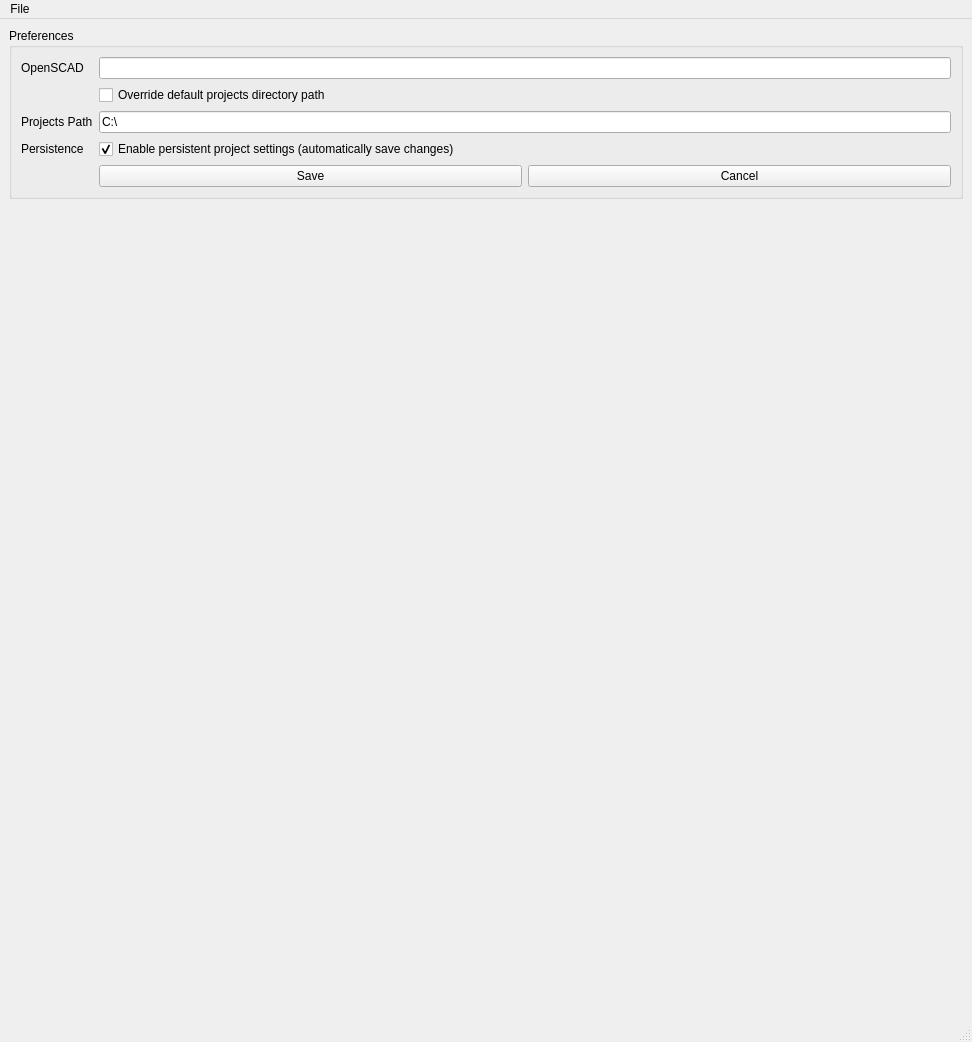
<?xml version="1.0" encoding="UTF-8"?>
<ui version="4.0">
 <class>MainWindow</class>
 <widget class="QMainWindow" name="MainWindow">
  <property name="geometry">
   <rect>
    <x>0</x>
    <y>0</y>
    <width>972</width>
    <height>1042</height>
   </rect>
  </property>
  <property name="windowTitle">
   <string>HMD Designer GUI</string>
  </property>
  <widget class="QWidget" name="centralwidget">
   <layout class="QGridLayout" name="gridLayout">
    <property name="leftMargin">
     <number>0</number>
    </property>
    <property name="topMargin">
     <number>0</number>
    </property>
    <property name="rightMargin">
     <number>0</number>
    </property>
    <item row="0" column="2">
     <widget class="QStackedWidget" name="stackedPages">
      <property name="currentIndex">
       <number>2</number>
      </property>
      <widget class="QWidget" name="pageNewProject">
       <layout class="QFormLayout" name="formLayout_3">
        <property name="margin">
         <number>13</number>
        </property>
        <item row="1" column="0" colspan="2">
         <widget class="QGroupBox" name="groupOpenProject">
          <property name="title">
           <string>Open Project</string>
          </property>
          <layout class="QGridLayout" name="gridLayout_4">
           <item row="0" column="0">
            <widget class="QListWidget" name="listboxProjects"/>
           </item>
           <item row="0" column="1">
            <layout class="QVBoxLayout" name="verticalLayout_2">
             <item>
              <widget class="QPushButton" name="buttonOpenProject">
               <property name="text">
                <string>Open</string>
               </property>
              </widget>
             </item>
             <item>
              <spacer name="verticalSpacer_2">
               <property name="orientation">
                <enum>Qt::Vertical</enum>
               </property>
               <property name="sizeHint" stdset="0">
                <size>
                 <width>20</width>
                 <height>40</height>
                </size>
               </property>
              </spacer>
             </item>
            </layout>
           </item>
           <item row="1" column="0">
            <layout class="QHBoxLayout" name="horizontalLayout_5">
             <item>
              <widget class="QPushButton" name="buttonDeleteProject">
               <property name="text">
                <string>Delete</string>
               </property>
              </widget>
             </item>
             <item>
              <spacer name="horizontalSpacer">
               <property name="orientation">
                <enum>Qt::Horizontal</enum>
               </property>
               <property name="sizeHint" stdset="0">
                <size>
                 <width>40</width>
                 <height>20</height>
                </size>
               </property>
              </spacer>
             </item>
            </layout>
           </item>
          </layout>
         </widget>
        </item>
        <item row="0" column="0" colspan="2">
         <widget class="QGroupBox" name="groupNewProject">
          <property name="title">
           <string>New Project</string>
          </property>
          <layout class="QGridLayout" name="gridLayout_2">
           <item row="0" column="2">
            <widget class="QPushButton" name="buttonNewProjectCreate">
             <property name="text">
              <string>Create</string>
             </property>
            </widget>
           </item>
           <item row="0" column="0">
            <widget class="QLabel" name="label">
             <property name="text">
              <string>Project Name</string>
             </property>
            </widget>
           </item>
           <item row="0" column="1">
            <widget class="QLineEdit" name="textNewProjectName"/>
           </item>
          </layout>
         </widget>
        </item>
       </layout>
      </widget>
      <widget class="QWidget" name="pageProjectEditor">
       <layout class="QHBoxLayout" name="horizontalLayout">
        <item>
         <widget class="QGroupBox" name="groupProject">
          <property name="title">
           <string>Project - Default Project</string>
          </property>
          <layout class="QHBoxLayout" name="horizontalLayout_4">
           <item>
            <layout class="QGridLayout" name="gridLayout_7">
             <item row="0" column="0">
              <widget class="QGroupBox" name="groupCadFiles">
               <property name="sizePolicy">
                <sizepolicy hsizetype="Preferred" vsizetype="Expanding">
                 <horstretch>0</horstretch>
                 <verstretch>0</verstretch>
                </sizepolicy>
               </property>
               <property name="title">
                <string>Files</string>
               </property>
               <layout class="QHBoxLayout" name="horizontalLayout_3">
                <item>
                 <layout class="QGridLayout" name="gridLayout_9">
                  <item row="0" column="0" rowspan="7">
                   <layout class="QGridLayout" name="gridLayout_8">
                    <item row="3" column="1">
                     <widget class="QComboBox" name="comboModelFiles"/>
                    </item>
                    <item row="8" column="1">
                     <widget class="QLabel" name="lblInputFiles">
                      <property name="text">
                       <string>Input Files (.json, .stl, .scad)</string>
                      </property>
                     </widget>
                    </item>
                    <item row="6" column="1">
                     <widget class="QLabel" name="lblObstaclesList">
                      <property name="text">
                       <string>Obstacles (.stl or .scad)</string>
                      </property>
                     </widget>
                    </item>
                    <item row="9" column="1">
                     <widget class="QPushButton" name="buttonBrowseForInputFile">
                      <property name="text">
                       <string>Add Input File...</string>
                      </property>
                     </widget>
                    </item>
                    <item row="4" column="1">
                     <widget class="QLabel" name="lblSensorsInputFile">
                      <property name="text">
                       <string>Sensor Object (.stl or .scad)</string>
                      </property>
                     </widget>
                    </item>
                    <item row="2" column="1">
                     <widget class="QLabel" name="lblModelInputJson">
                      <property name="text">
                       <string>Model (.json)</string>
                      </property>
                     </widget>
                    </item>
                    <item row="5" column="1">
                     <widget class="QComboBox" name="comboSensorsFile"/>
                    </item>
                    <item row="7" column="1">
                     <widget class="QListWidget" name="listboxObstacles"/>
                    </item>
                   </layout>
                  </item>
                 </layout>
                </item>
               </layout>
              </widget>
             </item>
             <item row="2" column="0">
              <widget class="QGroupBox" name="groupSimulate">
               <property name="title">
                <string>Simulate</string>
               </property>
               <layout class="QGridLayout" name="gridLayout_6">
                <item row="2" column="1" colspan="2">
                 <widget class="QSpinBox" name="spinPermutations">
                  <property name="minimum">
                   <number>1</number>
                  </property>
                  <property name="maximum">
                   <number>12</number>
                  </property>
                  <property name="value">
                   <number>1</number>
                  </property>
                 </widget>
                </item>
                <item row="2" column="0">
                 <widget class="QLabel" name="label_4">
                  <property name="text">
                   <string>Number of Permutations</string>
                  </property>
                 </widget>
                </item>
                <item row="0" column="1" colspan="2">
                 <widget class="QSpinBox" name="spinNumSensors">
                  <property name="alignment">
                   <set>Qt::AlignLeading|Qt::AlignLeft|Qt::AlignVCenter</set>
                  </property>
                  <property name="minimum">
                   <number>5</number>
                  </property>
                  <property name="maximum">
                   <number>32</number>
                  </property>
                  <property name="value">
                   <number>32</number>
                  </property>
                 </widget>
                </item>
                <item row="4" column="0" colspan="3">
                 <widget class="QPushButton" name="buttonSimulate">
                  <property name="text">
                   <string>Simulate</string>
                  </property>
                 </widget>
                </item>
                <item row="0" column="0">
                 <widget class="QLabel" name="lblNumSensors">
                  <property name="text">
                   <string>Number of Sensors</string>
                  </property>
                 </widget>
                </item>
               </layout>
              </widget>
             </item>
             <item row="1" column="0">
              <widget class="QGroupBox" name="groupVisualize">
               <property name="title">
                <string>Visualize</string>
               </property>
               <layout class="QVBoxLayout" name="verticalLayout_5">
                <item>
                 <widget class="QPushButton" name="buttonVisualizeModel">
                  <property name="text">
                   <string>Visualize Model</string>
                  </property>
                 </widget>
                </item>
               </layout>
              </widget>
             </item>
            </layout>
           </item>
           <item>
            <widget class="QGroupBox" name="groupResults">
             <property name="title">
              <string>Results</string>
             </property>
             <layout class="QVBoxLayout" name="verticalLayout">
              <item>
               <layout class="QGridLayout" name="gridLayout_3">
                <item row="0" column="1">
                 <widget class="QCheckBox" name="checkView3d">
                  <property name="text">
                   <string>3D Simulation</string>
                  </property>
                 </widget>
                </item>
                <item row="0" column="0">
                 <widget class="QCheckBox" name="checkView2d">
                  <property name="text">
                   <string>2D Plots</string>
                  </property>
                 </widget>
                </item>
                <item row="0" column="2">
                 <widget class="QCheckBox" name="checkViewOutputScad">
                  <property name="text">
                   <string>Output SCAD</string>
                  </property>
                 </widget>
                </item>
               </layout>
              </item>
              <item>
               <widget class="Line" name="line">
                <property name="orientation">
                 <enum>Qt::Horizontal</enum>
                </property>
               </widget>
              </item>
              <item>
               <widget class="QTabWidget" name="tabSims">
                <property name="currentIndex">
                 <number>0</number>
                </property>
                <widget class="QWidget" name="tabSimulations">
                 <attribute name="title">
                  <string>Simulations</string>
                 </attribute>
                 <layout class="QVBoxLayout" name="verticalLayout_3">
                  <item>
                   <layout class="QVBoxLayout" name="vertProgressLayout"/>
                  </item>
                  <item>
                   <spacer name="verticalSpacer">
                    <property name="orientation">
                     <enum>Qt::Vertical</enum>
                    </property>
                    <property name="sizeHint" stdset="0">
                     <size>
                      <width>20</width>
                      <height>392</height>
                     </size>
                    </property>
                   </spacer>
                  </item>
                 </layout>
                </widget>
                <widget class="QWidget" name="tabArchives">
                 <attribute name="title">
                  <string>Archives</string>
                 </attribute>
                 <layout class="QVBoxLayout" name="verticalLayout_4">
                  <item>
                   <layout class="QVBoxLayout" name="vertArchiveLayout"/>
                  </item>
                  <item>
                   <spacer name="verticalSpacer_3">
                    <property name="orientation">
                     <enum>Qt::Vertical</enum>
                    </property>
                    <property name="sizeHint" stdset="0">
                     <size>
                      <width>20</width>
                      <height>392</height>
                     </size>
                    </property>
                   </spacer>
                  </item>
                 </layout>
                </widget>
               </widget>
              </item>
             </layout>
            </widget>
           </item>
          </layout>
         </widget>
        </item>
       </layout>
      </widget>
      <widget class="QWidget" name="pagePreferences">
       <layout class="QFormLayout" name="formLayout">
        <item row="0" column="0" colspan="2">
         <widget class="QGroupBox" name="groupPreferences">
          <property name="title">
           <string>Preferences</string>
          </property>
          <layout class="QFormLayout" name="formLayout_2">
           <property name="fieldGrowthPolicy">
            <enum>QFormLayout::AllNonFixedFieldsGrow</enum>
           </property>
           <item row="0" column="0">
            <widget class="QLabel" name="label_5">
             <property name="text">
              <string>OpenSCAD</string>
             </property>
            </widget>
           </item>
           <item row="0" column="1">
            <widget class="QLineEdit" name="textOpenScad"/>
           </item>
           <item row="2" column="0">
            <widget class="QLabel" name="label_6">
             <property name="text">
              <string>Projects Path</string>
             </property>
            </widget>
           </item>
           <item row="4" column="0">
            <widget class="QLabel" name="label_3">
             <property name="text">
              <string>Persistence</string>
             </property>
            </widget>
           </item>
           <item row="4" column="1">
            <widget class="QCheckBox" name="checkPersistence">
             <property name="text">
              <string>Enable persistent project settings (automatically save changes)</string>
             </property>
             <property name="checked">
              <bool>true</bool>
             </property>
            </widget>
           </item>
           <item row="5" column="1">
            <layout class="QHBoxLayout" name="horizontalLayout_2">
             <item>
              <widget class="QPushButton" name="buttonPrefSave">
               <property name="text">
                <string>Save</string>
               </property>
              </widget>
             </item>
             <item>
              <widget class="QPushButton" name="buttonPrefCancel">
               <property name="text">
                <string>Cancel</string>
               </property>
              </widget>
             </item>
            </layout>
           </item>
           <item row="1" column="1">
            <widget class="QCheckBox" name="checkOverridePath">
             <property name="text">
              <string>Override default projects directory path</string>
             </property>
             <property name="checked">
              <bool>false</bool>
             </property>
            </widget>
           </item>
           <item row="2" column="1">
            <widget class="QLineEdit" name="textProjectPath">
             <property name="text">
              <string>C:\</string>
             </property>
            </widget>
           </item>
          </layout>
         </widget>
        </item>
       </layout>
      </widget>
     </widget>
    </item>
   </layout>
  </widget>
  <widget class="QMenuBar" name="menubar">
   <property name="geometry">
    <rect>
     <x>0</x>
     <y>0</y>
     <width>972</width>
     <height>38</height>
    </rect>
   </property>
   <widget class="QMenu" name="menuFile">
    <property name="title">
     <string>File</string>
    </property>
    <addaction name="actionNewProject"/>
    <addaction name="actionSaveProject"/>
    <addaction name="actionQuit"/>
    <addaction name="separator"/>
    <addaction name="actionPreferences"/>
   </widget>
   <addaction name="menuFile"/>
  </widget>
  <widget class="QStatusBar" name="statusbar"/>
  <action name="actionNewProject">
   <property name="text">
    <string>New/Open</string>
   </property>
  </action>
  <action name="actionOpenProject">
   <property name="text">
    <string>Open Project</string>
   </property>
  </action>
  <action name="actionCloseProject">
   <property name="text">
    <string>Close Project</string>
   </property>
  </action>
  <action name="actionQuit">
   <property name="text">
    <string>Quit</string>
   </property>
  </action>
  <action name="actionPreferences">
   <property name="text">
    <string>Preferences...</string>
   </property>
  </action>
  <action name="actionSaveProject">
   <property name="text">
    <string>Save</string>
   </property>
  </action>
 </widget>
 <resources/>
 <connections>
  <connection>
   <sender>actionQuit</sender>
   <signal>triggered()</signal>
   <receiver>MainWindow</receiver>
   <slot>close()</slot>
   <hints>
    <hint type="sourcelabel">
     <x>-1</x>
     <y>-1</y>
    </hint>
    <hint type="destinationlabel">
     <x>361</x>
     <y>245</y>
    </hint>
   </hints>
  </connection>
 </connections>
</ui>
